Frame 1 (no input): blank canvas, image omitted
Frame 60 (the mouse pressed at the canvas centre just before this capture): blank canvas, image omitted
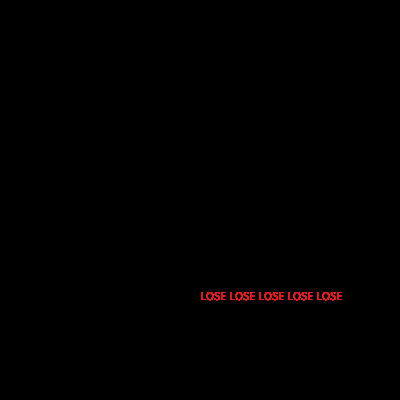
Frame 120 (the mouse held since frame 60 and released just before this capture)

The Processing sketch whose frames 1 and 60 were blank and that drew this single picture after the mouse press (run headless with seeded random() and noise(); from frame 60 on, the mouse is pressed at the canvas centre):

// Processing sketch: processing_61719
// ── processing_61719.pde

void setup()
{
  size(400, 400);
  background(#000000);
}
void draw()
{
if (mousePressed)
  {
    int mX = mouseX;
    int mY = mouseY;
    if (mX < 200)
    {
    fill(#E01B6A); 
    text("WIN WIN WIN WIN WIN ", 100, 100); 
    }
    else
    {
    text("LOSE LOSE LOSE LOSE LOSE", 200, 300); 
    fill(#E01B1B); 
   }
  }
}
